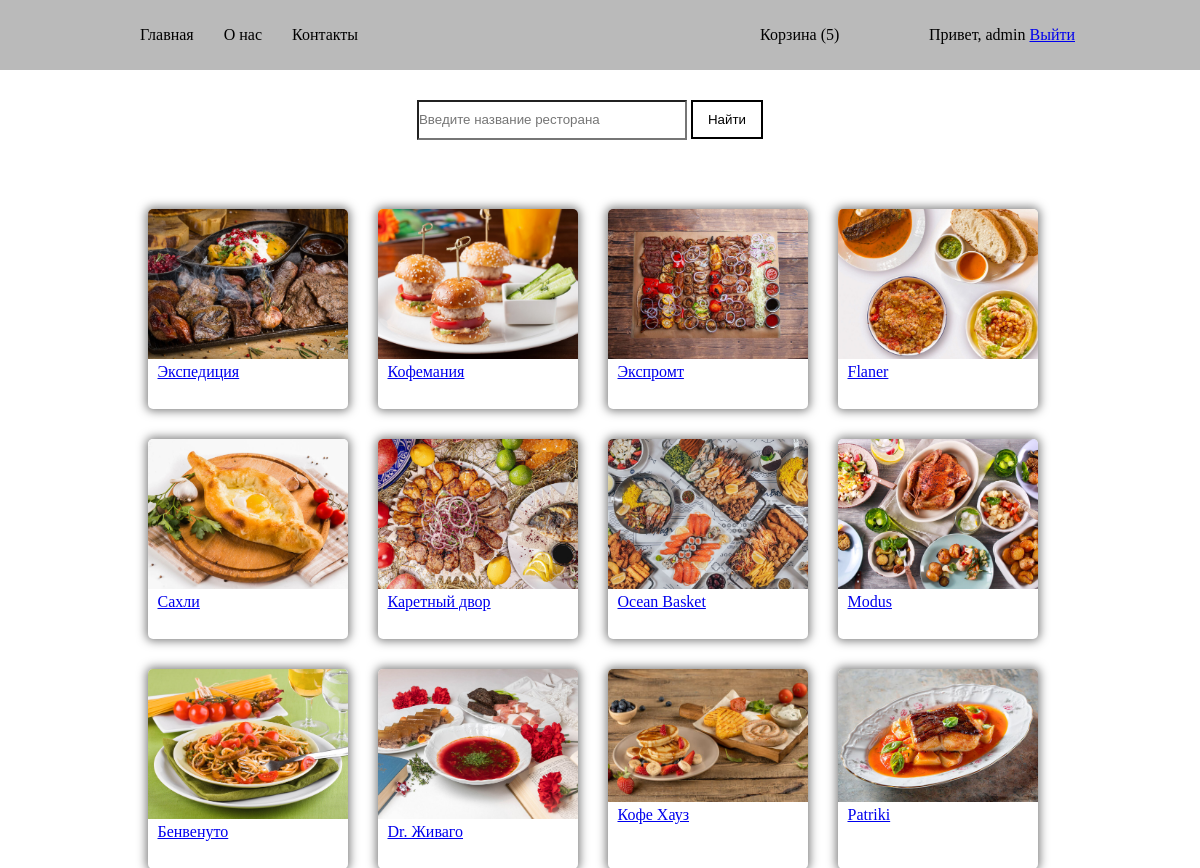
Page /delivery/ (signed in) on the committed database.
### djangoDelivery/apps/delivery/models.py (models this page shows, shortened)
class Restaurant(models.Model):
    restaurant_name = models.CharField('Название ресторана', max_length=200, blank=True, null=True, default=None)
    restaurant_rating = models.CharField('Рейтинг ресторана', max_length=10, blank=True, null=True, default=None)
    rest_image = models.ImageField(upload_to='rest_images/', blank=True, null=True, default=None)
    created = models.DateTimeField(auto_now_add=True, auto_now=False)
    updated = models.DateTimeField(auto_now_add=False, auto_now=True)
    history = HistoricalRecords()
    class Meta:
        verbose_name = 'Ресторан'
        verbose_name_plural = 'Рестораны'

### djangoDelivery/apps/delivery/views.py (the view)
# urls.py: path('', views.index, name='index'),
@login_required(login_url='login')
def index(request):
    restaurant_list = Restaurant.objects.all()
    res = RestaurantSerializer(restaurant_list, many=True).data
    res_list = {'restaurant_list': res}
    return render(request, 'delivery/list.html', res_list)

### djangoDelivery/apps/delivery/context_processors.py (called while the page is built)
def getting_basket_info(request):
    user_id = request.user.id
    products_in_basket = ProductInBasket.objects.filter(user_id=user_id, is_active=True)
    products_total_num = products_in_basket.count()
    return locals()

### djangoDelivery/templates/delivery/list.html (shortened to what this page needs)
{% extends 'base.html' %}
{% block content %}
    <div class="form-wrapper">
        <form class="form-wrapper__search">
            <input type="text" placeholder="Введите название ресторана">
            <button type="submit" class="form-wrapper__btn">Найти</button>
        </form>
    </div>
    <div class="rest-wrapper">
        {% for item in restaurant_list %}
            <a href="{% url 'delivery:detail' item.id %}">
                <div class="rest-wrapper__rest-card-wrapper">
                    <img src="{{ item.rest_image }}" class="rest-wrapper__img" alt="restaurant image">
                    <p class="rest-wrapper__title">{{item.restaurant_name}}</p>
                </div>
            </a>
        {% endfor %}
    </div>
{% endblock %}

### djangoDelivery/templates/base.html (shortened to what this page needs)
{% load static %}
<!DOCTYPE html>
<html lang="en">
<head>
    <link rel="stylesheet" href="{% static 'css/style.css' %}">
</head>
<body>
    <header>
        <nav>
            <ul class="nav-left">
                <li><a href="{% url 'delivery:index' %}" class="nav-left__link">Главная</a></li>
                <li><a href="#" class="nav-left__link">О нас</a></li>
                <li><a href="#" class="nav-left__link">Контакты</a></li>
            </ul>
            <div class="nav-end">
                <a href="{% url 'delivery:basket' %}" class="nav-end__link" >Корзина<span id="basket_total_num">
                    {% if products_total_num %}
                        ({{ products_total_num }})
                    {% else %}
                        (0)
                    {% endif %}
                </span></a>
                <div>
                    <span>Привет, {{ request.user }}</span>
                    <span><a href="{% url 'delivery:logout' %}">Выйти</a></span>
                </div>
            </div>
        </nav>
    </header>
    <main>
        {% block content %}
        {% endblock %}
    </main>
</body>
</html>

### djangoDelivery/static/css/style.css (style rules this page uses)
* { margin: 0; padding: 0; box-sizing: border-box; }
header { background: rgb(186, 186, 186); min-height: 70px; }
main { margin-bottom: 50px; }
nav { max-width: 950px; width: 100%; min-height: 70px; display: flex; justify-content: space-between; align-items: center; flex-wrap: wrap; margin: auto; }
nav .nav-left { max-width: 450px; width: 100%; list-style-type: none; display: flex; }
.nav-left__link, .nav-end__link { padding: 10px 15px; color: black; text-decoration: none; }
.nav-end { display: flex; justify-content: space-between; align-items: center; max-width: 330px; width: 100%; }
.form-wrapper__search { margin: 0 15px 50px; }
.form-wrapper { text-align: center; }
.form-wrapper__btn, .info-wrapper__btn { border: 2px solid black; padding: 10px 15px; background-color: white; cursor: pointer; margin-top: 30px; }
.form-wrapper input, .info-wrapper input { border-radius: 0; height: 40px; max-width: 270px; width: 100%; }
.rest-wrapper, .dish-wrapper { min-height: 300px; max-width: 965px; display: flex; align-items: center; justify-content: flex-start; flex-wrap: wrap; gap: 30px; margin: auto; padding: 0 30px; }
.rest-wrapper__rest-card-wrapper { border-radius: 5px; }
.rest-wrapper__img { max-width: 200px; border-radius: 5px 5px 0 0; }
.rest-wrapper__title { margin-left: 10px; }
.rest-wrapper__rest-card-wrapper, .dish-card-wrapper, .product-card-wrapper { max-width: 200px; width: 100%; min-height: 200px; box-shadow: 0 0 10px 2px rgba(0, 0, 0, 0.5); }
button { margin: 20px; margin-left: 0; outline: none; }

### rows in the picture
Restaurant: restaurant_name "Экспедиция"
Restaurant: restaurant_name "Кофемания"
Restaurant: restaurant_name "Экспромт"
Restaurant: restaurant_name "Flaner"
Restaurant: restaurant_name "Сахли"
Restaurant: restaurant_name "Каретный двор"
Restaurant: restaurant_name "Ocean Basket"
Restaurant: restaurant_name "Modus"
Restaurant: restaurant_name "Бенвенуто"
Restaurant: restaurant_name "Dr. Живаго"
Restaurant: restaurant_name "Кофе Хауз"
Restaurant: restaurant_name "Patriki"

### other values in the picture
{{ products_total_num }} "5"
{{ request.user }} "admin"
